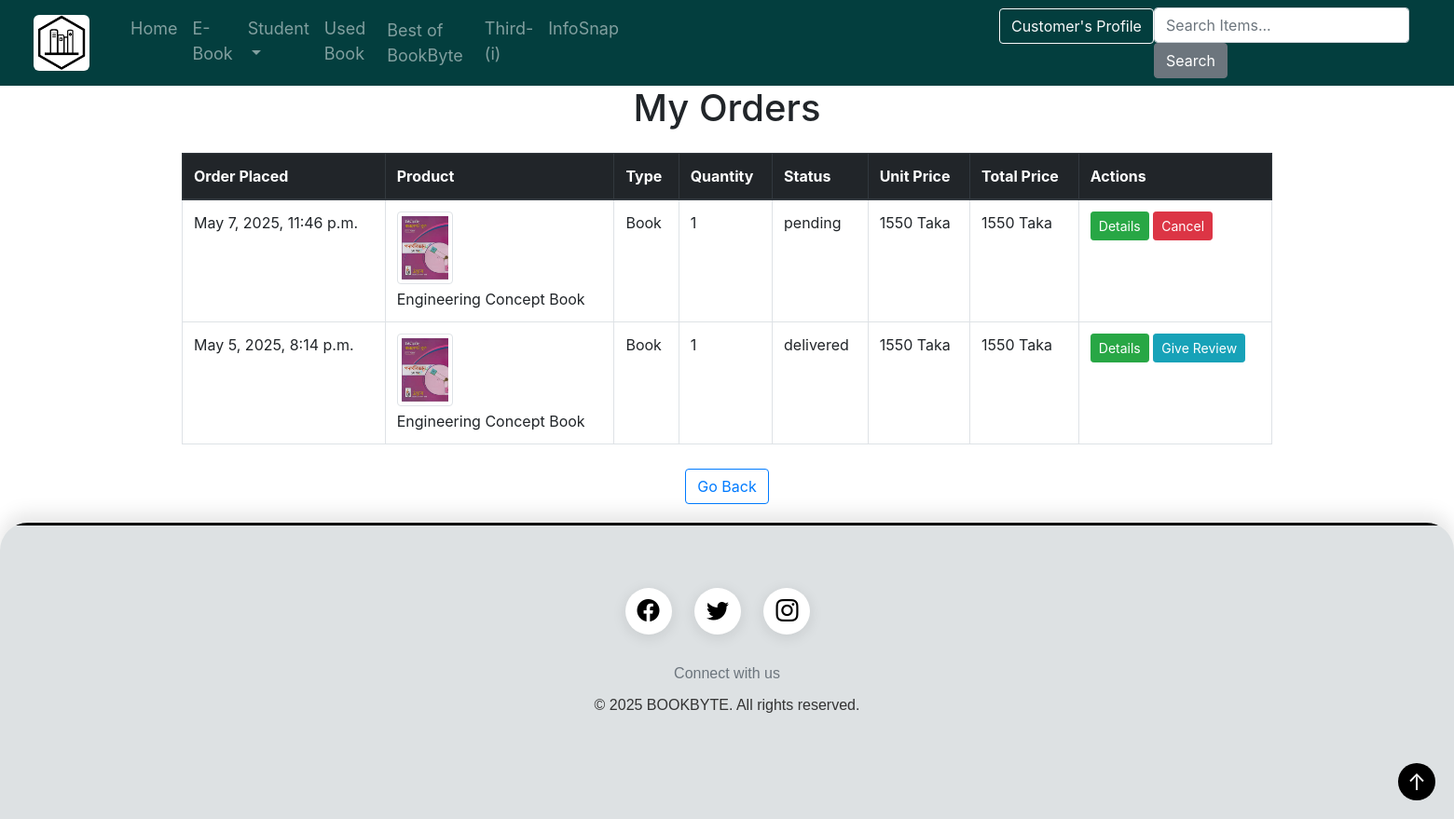
Page /my_orders/ (signed in) on the committed database.
### products/models.py (models this page shows, shortened)
class Order(models.Model):
    STATUS_CHOICES = [
        ('pending', 'Pending'),
        ('delivered', 'Delivered'),
    ]
    status = models.CharField(max_length=10, choices=STATUS_CHOICES, default='pending')
    user = models.ForeignKey(User, on_delete=models.CASCADE)
    book = models.ForeignKey(Book, on_delete=models.CASCADE, blank=True, null=True)
    ebook = models.ForeignKey(Ebook, on_delete=models.CASCADE, blank=True, null=True)
    accessories = models.ForeignKey(Accessories, on_delete=models.CASCADE, blank=True, null=True)
    quantity = models.IntegerField(default=1)
    date_time = models.DateTimeField(auto_now_add=True, blank=True, null=True)
    def price(self):
        total_price = 0
        if self.book:
            total_price += self.book.price * self.quantity
        elif self.ebook:
            total_price += self.ebook.price
        elif self.accessories:
            total_price += self.accessories.price * self.quantity
        return total_price

class Book(models.Model):
    title = models.CharField(max_length=200)
    author = models.CharField(max_length=200)
    publisher = models.CharField(max_length=200)
    description = models.TextField(blank=True, null=True)
    category_type = (('Story', 'Story'), ('Fiction', 'Fiction'), ('Non-Fiction', 'Non-Fiction'), ('Novel', 'Novel'),
                     ('History', 'History'), ('Poetry', 'Poetry'), ('Cookbook', 'Cookbook'),
                     ('Drama', 'Drama'), ('Thriller', 'Thriller'), ('Biography', 'Biography'), ('Action', 'Action'),
                     ('Literature', 'Literature'), ('Adventure', 'Adventure'), ('Others', 'Others'))
    category = models.CharField(max_length=200, choices=category_type, blank=True, null=True)
    price = models.IntegerField(blank=True, null=True)
    quantity = models.IntegerField(blank=True, null=True)
    image = models.ImageField(upload_to='images/', blank=True, null=True, default='images/default.jpg')
    review_choice = models.ForeignKey('Review', on_delete= models.CASCADE, blank=True, null=True)
    type = (('New', 'New'), ('Used', 'Used'), ('Academic', 'Academic'), ('Admission', 'Admission'))
    type_choice = models.CharField(max_length=100, choices=type, blank=True, null=True)
    donated_by = models.ForeignKey(User, on_delete=models.SET_NULL, null=True, blank=True)
    date_time = models.DateTimeField(auto_now_add=True, blank=True, null=True)
    sales_count = models.IntegerField(default=0)
    average_rating = models.FloatField(default=0.0)

### user/views.py (the view)
# urls.py: path('my_orders/', u_views.my_orders, name = 'my_orders'),
@login_required
def my_orders(request):
    order_ins = Order.objects.filter(user=request.user).order_by('-date_time')
    context = {'order_ins': order_ins}
    return render(request, template_name='my_orders.html', context=context)

### user/templates/my_orders.html (shortened to what this page needs)
{% extends 'main_user.html' %}
{% load static %}
{% block content %}
<div class="container">
    <h1 class="text-center mb-4">My Orders</h1>
    <div class="table-responsive">
        <table class="table table-bordered table-hover">
            <thead class="thead-dark">
                <tr>
                    <th scope="col">Order Placed</th>
                    <th scope="col">Product</th>
                    <th scope="col">Type</th>
                    <th scope="col">Quantity</th>
                    <th scope="col">Status</th>
                    <th scope="col">Unit Price</th>
                    <th scope="col">Total Price</th>
                    <th scope="col">Actions</th>
                </tr>
            </thead>
            <tbody>
                {% for order in order_ins %}
                <tr>
                    <td>{{ order.date_time }}</td>
                    <td>
                        {% if order.book %}
                            <img src="{{ order.book.image.url }}" alt="Book Image" class="img-thumbnail mb-1" width="60" height="60"><br>
                            {{ order.book.title }}
                        {% elif order.ebook %}
                            <img src="{{ order.ebook.image.url }}" alt="Ebook Image" class="img-thumbnail mb-1" width="60" height="60"><br>
                            {{ order.ebook.title }}
                        {% elif order.accessories %}
                            <img src="{{ order.accessories.image.url }}" alt="Accessories Image" class="img-thumbnail mb-1" width="60" height="60"><br>
                            {{ order.accessories.title }}
                        {% endif %}
                    </td>
                    <td>
                        {% if order.book %}
                            Book
                        {% elif order.ebook %}
                            E-Book
                        {% elif order.accessories %}
                            Accessories
                        {% endif %}
                    </td>
                    <td>{{ order.quantity }}</td>
                    <td>{{ order.status }}</td>
                    <td>
                        {% if order.book %}
                            {{ order.book.price }} Taka
                        {% elif order.ebook %}
                            {{ order.ebook.price }} Taka
                        {% elif order.accessories %}
                            {{ order.accessories.price }} Taka
                        {% endif %}
                    </td>
                    <td>{{ order.price }} Taka</td>
                    <td>
                        {% if order.book %}
                            <a href="{% url 'book_details_user' order.book.id %}" class="btn btn-sm btn-success">Details</a>
                            {% if order.status == 'delivered' %}
                                <a href="{% url 'giveReview_Book' order.book.id %}" class="btn btn-sm btn-info">Give Review</a>
                            {% elif order.status == 'pending' %}
                                <a href="{% url 'cancel_order' order.id %}" class="btn btn-sm btn-danger" onclick="return confirm('Are you sure you want to cancel this order?')">Cancel</a>
                            {% endif %}
                        {% elif order.ebook %}
                            <a href="{% url 'ebook_details_user' order.ebook.id %}" class="btn btn-sm btn-success">Details</a>
                        {% endif %}
                    </td>
                </tr>
                {% endfor %}
            </tbody>
        </table>
    </div>
    <div class="text-center" style="margin-top: 10px;">
        <a href="javascript:history.back()" class="btn btn-outline-primary">
             Go Back
        </a>
    </div>
</div>
{% endblock %}

### user/templates/navbar_user.html (shortened to what this page needs)
{% load static %}
<link rel="stylesheet" href="{% static 'css/user_navbar.css' %}">
<nav class="navbar navbar-expand-lg navbar-dark custom-navbar">
    <a class="navbar-brand" href="{% url 'home' %}">
        <img src="{% static 'images/images (1).png' %}" alt="">
    </a>
    <div class="collapse navbar-collapse" id="navbarSupportedContent" style="margin-left: 20px">
        <ul class="navbar-nav mr-auto">
            <li class="nav-item{% if request.path == '/home/' %} active{% endif %}">
                <a class="nav-link" href="{% url 'home' %}" style="font-size: large">Home</a>
            </li>
            <li class="nav-item{% if request.path == '/ebook_user/' %} active{% endif %}">
                <a class="nav-link" href="{% url 'ebook_user' %}" style="font-size: large">E-Book</a>
            </li>
            <li class="nav-item dropdown">
                <a class="nav-link dropdown-toggle{% if '/student/' in request.path %} active{% endif %}" href="#" style="font-size: large" id="navbarDropdown" role="button" data-toggle="dropdown" aria-haspopup="true" aria-expanded="false">
                    Student
                </a>
            </li>
            <li class="nav-item{% if request.path == '/usedBook_user/' %} active{% endif %}">
                <a class="nav-link" href="{% url 'usedBook_user' %}" style="font-size: large">Used Book</a>
            </li>
            <li class="nav-item{% if request.path == '/recommendation/' %} active{% endif %}">
                <a class="nav-link" href="{% url 'recommendation' %}" style="font-size: large;  transition: background-color 0.3s, transform 0.3s; border-radius: 5px; padding: 10px 15px; ">
                    Best of BookByte
                </a>
            </li>
            <li class="nav-item{% if request.path == '/chatbot/' %} active{% endif %}">
                <a class="nav-link" href="{% url 'chatbot' %}" style="font-size: large">Third-(i)</a>
            </li>
            <li class="nav-item{% if request.path == '/chatbot/' %} active{% endif %}">
                <a class="nav-link" href="{% url 'find_book' %}" style="font-size: large">InfoSnap</a>
            </li>
            <li class="nav-item dropdown" style="color: skyblue ; margin-left: 400px" >
                <a class="btn btn-outline-light{% if '/Profile/' in request.path %} active{% endif %}" href="#" id="navbarDropdown" role="button" data-toggle="dropdown" aria-haspopup="true" aria-expanded="false">
                    {{ user.username }}'s Profile
                </a>
            </li>
        </ul>
        <form class="form-inline my-2 my-lg-0" action="{% url 'search_user' %}" method="GET" style="margin-right: 30px">
            <input class="form-control mr-sm-2" type="search" name="q" placeholder="Search Items..." aria-label="Search">
            <button class="btn btn-secondary my-2 my-sm-0" type="submit">Search</button>
        </form>
    </div>
</nav>
<body>
</body>

### static/css/user_navbar.css (style rules this page uses)
.custom-navbar { background-color: #033E3E; border-top: none !important; transition: all 0.3s ease; }
.navbar-brand img { height: 60px; width: 60px; border-radius: 10%; margin-left: 20px; transition: all 0.3s ease; }
.navbar-nav .nav-link { transition: all 0.3s ease; }
.form-control { transition: all 0.3s ease; }
.btn-secondary { transition: all 0.3s ease; }

### static/css/user_footer.css (style rules this page uses)
.container { max-width: 1200px; margin: 0 auto; padding: 0 15px; }

### rows in the picture
Order: date_time "May 7, 2025, 11:46 p.m.", book.image (picture), book "Engineering Concept Book", quantity "1", status "pending", book.price "1550", price "1550", shows "Details", shows "Cancel"
Order: date_time "May 5, 2025, 8:14 p.m.", book.image (picture), book "Engineering Concept Book", quantity "1", status "delivered", book.price "1550", price "1550", shows "Details", shows "Give Review"

### other values in the picture
{{ user.username }} "Customer"
